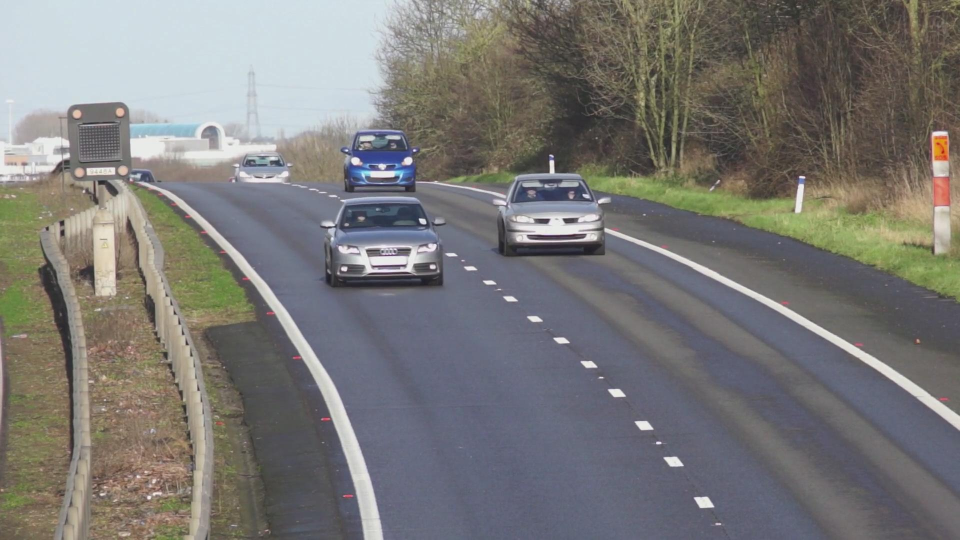
#> input picture sequences/blue/cars_1087.jpg, 1920 x 1080 px (shown at 1/2 size)
$ python -i main2.py   (imports and definitions only)
#> lines starting #> are read from the running program, lines starting #| are printed output that depends on the picture
#> further down, picture is the input picture: shape (1080, 1920, 3); mean B, G, R 118.9, 120.8, 122.2
import cv2
import numpy as np
import os
from glob import glob

from main import track_sequence

# [5 lines left out: function load_image, not called in this run]

def to_gray(img):
    return cv2.cvtColor(img, cv2.COLOR_BGR2GRAY)

def compute_color_hist(img, mask=None):
    hsv = cv2.cvtColor(img, cv2.COLOR_BGR2HSV)
#> hsv: shape (1080, 1920, 3); mean H, S, V 71.1, 40.5, 130.7
    hist = cv2.calcHist([hsv], [0, 1], mask, [30, 32], [0, 180, 0, 256])
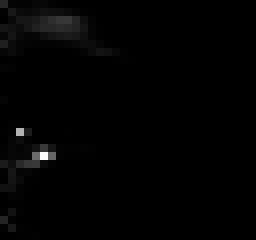
#> hist: shape (30, 32) float32 (shown 8 times larger); min 0, max 200342, mean 2160; drawn with min black and max white
    cv2.normalize(hist, hist)
    return hist

def color_similarity(hist1, hist2):
    return cv2.compareHist(hist1, hist2, cv2.HISTCMP_CORREL)

# [4 lines left out: function normalized_cross_correlation, not called in this run]

def resize_template(template, size):
    return cv2.resize(template, size, interpolation=cv2.INTER_LINEAR)

# [118 lines left out: function track_sequence_with_scale, not called in this run]


# [14 lines not run here, left out]

>>> import cv2
>>> picture = cv2.imread('sequences/blue/cars_1087.jpg')
>>> result = compute_color_hist(picture)
